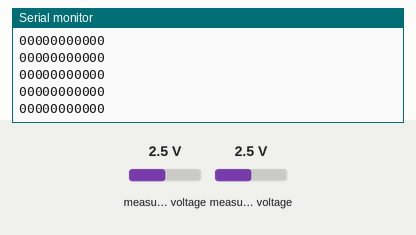
This sketch was run on a simulated ATtiny85, built with avr-gcc and run on an emulated ATtiny85. Shown: the last lines printed to the serial monitor. Wiring (inferred from the names in the program): ADS1115 converter at I2C address 0x48. Inputs (shaded band) come from the test bench; at power-on: measured voltage 2.5 V.

Above: at 1.2 s.
1.3 s: measured voltage (sensor 200) set to 0.1 V
At 1.9 s:
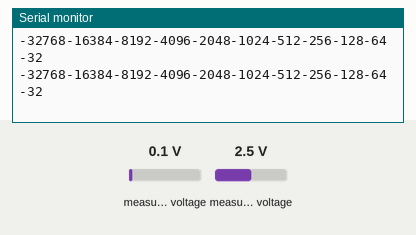
2.8 s: measured voltage (sensor 201) set to 1.2 V
At 3.9 s:
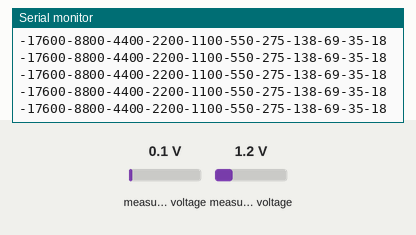
4.3 s: measured voltage (sensor 200) set to 1.2 V
At 5.4 s:
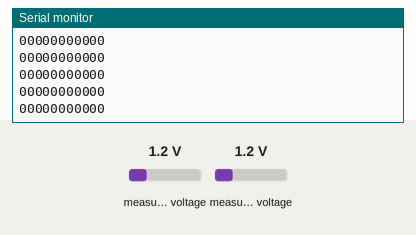
5.8 s: measured voltage (sensor 201) set to 0.1 V
At 6.7 s:
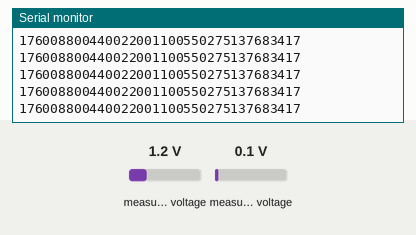
Timing chart, 0 to 8.3 s (numbered marks = the images above; inputs shaded):
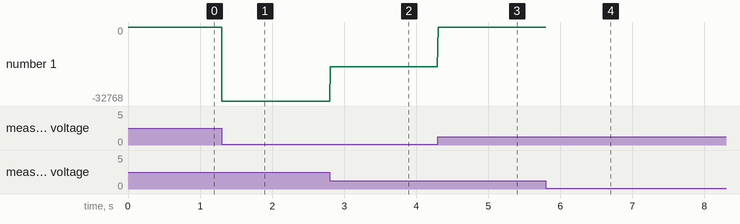

Measured:
- after the input at 1.3 s, the serial monitor: prints a new line at once (image 1)
- after the input at 2.8 s, the serial monitor: prints a new line at once (image 2)
- after the input at 4.3 s, the serial monitor: prints a new line at once (image 3)
- after the input at 5.8 s, the serial monitor: prints a new line at once (image 4)
- plotted number 1: 0 → -32768 after the input at 1.3 s, -32768 → -17600 after the input at 2.8 s, -17600 → 0 after the input at 4.3 s

The sketch:

ads1115.ino
```cpp
#ifndef ADS1115_H
#define ADS1115_H

#define ADS1115_COMP_QUEUE_SHIFT 0
#define ADS1115_COMP_LATCH_SHIFT 2
#define ADS1115_COMP_POLARITY_SHIFT 3
#define ADS1115_COMP_MODE_SHIFT 4
#define ADS1115_DATA_RATE_SHIFT 5
#define ADS1115_MODE_SHIFT 8
#define ADS1115_PGA_SHIFT 9
#define ADS1115_MUX_SHIFT 12

enum ads1115_comp_queue {
	ADS1115_COMP_QUEUE_AFTER_ONE = 0,
	ADS1115_COMP_QUEUE_AFTER_TWO = 0x1 << ADS1115_COMP_QUEUE_SHIFT,
	ADS1115_COMP_QUEUE_AFTER_FOUR = 0x2 << ADS1115_COMP_QUEUE_SHIFT,
	ADS1115_COMP_QUEUE_DISABLE = 0x3 << ADS1115_COMP_QUEUE_SHIFT,
	ADS1115_COMP_QUEUE_MASK = 0x3 << ADS1115_COMP_QUEUE_SHIFT,
};

enum ads1115_comp_latch {
	ADS1115_COMP_LATCH_NO = 0,
	ADS1115_COMP_LATCH_YES = 1 << ADS1115_COMP_LATCH_SHIFT,
	ADS1115_COMP_LATCH_MASK = 1 << ADS1115_COMP_LATCH_SHIFT,
};

enum ads1115_comp_polarity {
	ADS1115_COMP_POLARITY_ACTIVE_LOW = 0,
	ADS1115_COMP_POLARITY_ACTIVE_HIGH = 1 << ADS1115_COMP_POLARITY_SHIFT,
	ADS1115_COMP_POLARITY_MASK = 1 << ADS1115_COMP_POLARITY_SHIFT,
};

enum ads1115_comp_mode {
	ADS1115_COMP_MODE_WINDOW = 0,
	ADS1115_COMP_MODE_HYSTERESIS = 1 << ADS1115_COMP_MODE_SHIFT,
	ADS1115_COMP_MODE_MASK = 1 << ADS1115_COMP_MODE_SHIFT,
};

enum ads1115_data_rate {
	ADS1115_DATA_RATE_8_SPS = 0,
	ADS1115_DATA_RATE_16_SPS = 0x1 << ADS1115_DATA_RATE_SHIFT,
	ADS1115_DATA_RATE_32_SPS = 0x2 << ADS1115_DATA_RATE_SHIFT,
	ADS1115_DATA_RATE_64_SPS = 0x3 << ADS1115_DATA_RATE_SHIFT,
	ADS1115_DATA_RATE_128_SPS = 0x4 << ADS1115_DATA_RATE_SHIFT,
	ADS1115_DATA_RATE_250_SPS = 0x5 << ADS1115_DATA_RATE_SHIFT,
	ADS1115_DATA_RATE_475_SPS = 0x6 << ADS1115_DATA_RATE_SHIFT,
	ADS1115_DATA_RATE_860_SPS = 0x7 << ADS1115_DATA_RATE_SHIFT,
	ADS1115_DATA_RATE_MASK = 0x7 << ADS1115_DATA_RATE_SHIFT,
};

enum ads1115_mode {
	ADS1115_MODE_CONTINUOUS = 0,
	ADS1115_MODE_SINGLE_SHOT = 1 << ADS1115_MODE_SHIFT,
	ADS1115_MODE_MASK = 1 << ADS1115_MODE_SHIFT,
};

enum ads1115_pga {
	ADS1115_PGA_TWO_THIRDS = 0,
	ADS1115_PGA_ONE = 0x1 << ADS1115_PGA_SHIFT,
	ADS1115_PGA_TWO = 0x2 << ADS1115_PGA_SHIFT,
	ADS1115_PGA_FOUR = 0x3 << ADS1115_PGA_SHIFT,
	ADS1115_PGA_EIGHT = 0x4 << ADS1115_PGA_SHIFT,
	ADS1115_PGA_SIXTEEN = 0x5 << ADS1115_PGA_SHIFT,
	ADS1115_PGA_MASK = 0x7 << ADS1115_PGA_SHIFT,
};

enum ads1115_mux {
	ADS1115_MUX_DIFF_AIN0_AIN1 = 0,
	ADS1115_MUX_DIFF_AIN0_AIN3 = 0x1 << ADS1115_MUX_SHIFT,
	ADS1115_MUX_DIFF_AIN1_AIN3 = 0x2 << ADS1115_MUX_SHIFT,
	ADS1115_MUX_DIFF_AIN2_AIN3 = 0x3 << ADS1115_MUX_SHIFT,
	ADS1115_MUX_GND_AIN0 = 0x4 << ADS1115_MUX_SHIFT,
	ADS1115_MUX_GND_AIN1 = 0x5 << ADS1115_MUX_SHIFT,
	ADS1115_MUX_GND_AIN2 = 0x6 << ADS1115_MUX_SHIFT,
	ADS1115_MUX_GND_AIN3 = 0x7 << ADS1115_MUX_SHIFT,
	ADS1115_MUX_MASK = 0x7 << ADS1115_MUX_SHIFT,
};

class ADS1115 {
public:
	ADS1115(uint8_t address = 0x48);

	void begin();
	uint8_t trigger_sample();
	uint8_t reset();
	bool is_sample_in_progress();
	int16_t read_sample();
	float sample_to_float(int16_t val);
	float read_sample_float();

	void set_comp_queue(enum ads1115_comp_queue val) { set_config(val, ADS1115_COMP_QUEUE_MASK); }
	void set_comp_latching(enum ads1115_comp_latch val) { set_config(val, ADS1115_COMP_LATCH_MASK); }
	void set_comp_polarity(enum ads1115_comp_polarity val) { set_config(val, ADS1115_COMP_POLARITY_MASK); }
	void set_comp_mode(enum ads1115_comp_mode val) { set_config(val, ADS1115_COMP_MODE_MASK); }
	void set_data_rate(enum ads1115_data_rate val) { set_config(val, ADS1115_DATA_RATE_MASK); }
	void set_mode(enum ads1115_mode val) { set_config(val, ADS1115_MODE_MASK); }
	void set_pga(enum ads1115_pga val) { set_config(val, ADS1115_PGA_MASK); m_voltage_range = val >> ADS1115_PGA_SHIFT; }
	void set_mux(enum ads1115_mux val) { set_config(val, ADS1115_MUX_MASK); }

private:
	void set_config(uint16_t val, uint16_t mask) {
		m_config = (m_config & ~mask) | val;
	}

	uint8_t write_register(uint8_t reg, uint16_t val);
	uint16_t read_register(uint8_t reg);

	uint8_t m_address;
	uint16_t m_config;
	int m_voltage_range;
};

#endif


#include <Arduino.h>
#include <Wire.h>

#define SAMPLE_BIT (0x8000)

enum ads1115_register {
	ADS1115_REGISTER_CONVERSION = 0,
	ADS1115_REGISTER_CONFIG = 1,
	ADS1115_REGISTER_LOW_THRESH = 2,
	ADS1115_REGISTER_HIGH_THRESH = 3,
};

#define FACTOR 32768.0
static float ranges[] = { 6.144 / FACTOR, 4.096 / FACTOR, 2.048 / FACTOR, 1.024 / FACTOR, 0.512 / FACTOR, 0.256 / FACTOR};

ADS1115::ADS1115(uint8_t address)
{
        m_address = address;
        m_config = ADS1115_COMP_QUEUE_AFTER_ONE |
                   ADS1115_COMP_LATCH_NO |
                   ADS1115_COMP_POLARITY_ACTIVE_LOW |
                   ADS1115_COMP_MODE_WINDOW |
                   ADS1115_DATA_RATE_128_SPS |
                   ADS1115_MODE_SINGLE_SHOT |
                   ADS1115_MUX_GND_AIN0;
        set_pga(ADS1115_PGA_ONE);
}

uint8_t ADS1115::write_register(uint8_t reg, uint16_t val)
{
        Wire.beginTransmission(m_address);
        Wire.write(reg);
        Wire.write(val>>8);
        Wire.write(val & 0xFF);
        return Wire.endTransmission();
}

uint16_t ADS1115::read_register(uint8_t reg)
{
        Wire.beginTransmission(m_address);
        Wire.write(reg);
        Wire.endTransmission();

        uint8_t result = Wire.requestFrom((int)m_address, 2, 1);
        if (result != 2) {
                Wire.flush();
                return 0;
        }

        uint16_t val;

        val = Wire.read() << 8;
        val |= Wire.read();
        return val;
}

void ADS1115::begin()
{
        Wire.begin();
}

uint8_t ADS1115::trigger_sample()
{
        return write_register(ADS1115_REGISTER_CONFIG, m_config | SAMPLE_BIT);
}

uint8_t ADS1115::reset()
{
	Wire.beginTransmission(0);
	Wire.write(0x6);
	return Wire.endTransmission();
}

bool ADS1115::is_sample_in_progress()
{
	uint16_t val = read_register(ADS1115_REGISTER_CONFIG);
	return (val & SAMPLE_BIT) == 0;
}

int16_t ADS1115::read_sample()
{
        return read_register(ADS1115_REGISTER_CONVERSION);
}

float ADS1115::sample_to_float(int16_t val)
{
	return val * ranges[m_voltage_range];
}

float ADS1115::read_sample_float()
{
	return sample_to_float(read_sample());
}


ADS1115 adc;

void setup() {
    adc.begin();
    adc.set_data_rate(ADS1115_DATA_RATE_8_SPS);
    adc.set_mode(ADS1115_MODE_CONTINUOUS);
    adc.set_mux(ADS1115_MUX_DIFF_AIN0_AIN1);
    adc.set_pga(ADS1115_PGA_TWO);
Serial.begin(19200);// read at 9600
    if (adc.trigger_sample() != 0){
            Serial.println("adc read trigger failed (ads1115 not connected?)");
    }
}

void loop() {
        /* You will be oversampling if the loop takes too short a time */
        int32_t val = 0;
        uint16_t i = 0;
        //for(i=0;i<4;i++){
         val += adc.read_sample();
        //Serial.print(adc.is_sample_in_progress());
        //}
        Serial.print(val);
        Serial.print(val>>1);
        Serial.print(val>>2);
        Serial.print(val>>3);
        Serial.print(val>>4);
        Serial.print(val>>5);
        Serial.print(val>>6);
        Serial.print(val>>7);
        Serial.print(val>>8);
        Serial.print(val>>9);
        Serial.print(val>>10);
        Serial.println();
}
```
